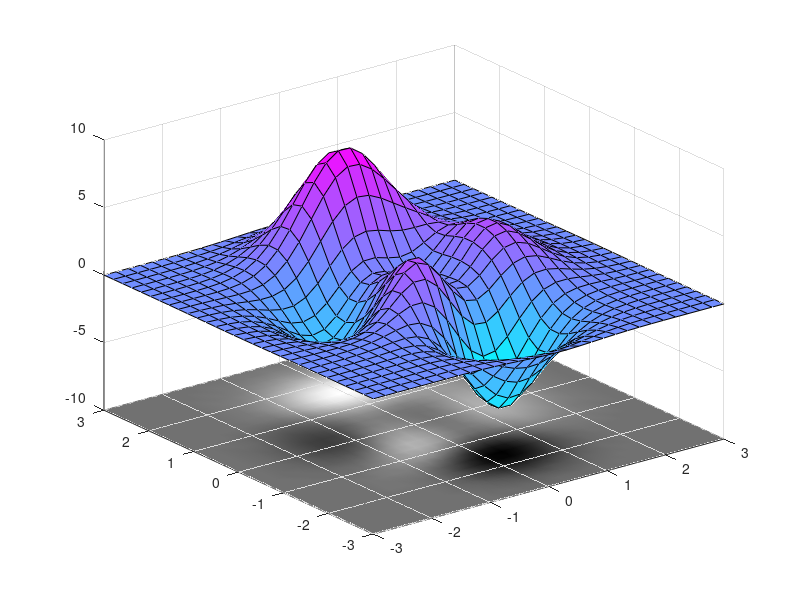

Reproduce this figure in MATLAB.
% Define a colormap that uses the cool colormap and 
% the gray colormap and assign it as the Figure's colormap.
colormap([cool(64);gray(64)])
% Generate some surface data.
[X,Y,Z] = peaks(30);
% Produce the two surface plots.
h(1) = surf(X,Y,Z);
hold on
h(2) = pcolor(X,Y,Z);
hold off
% Move the pcolor to Z = -10.
% The 0*Z is in the statement below to insure that the size
% of the ZData does not change.
set(h(2),'ZData',-10 + 0*Z)
set(h(2),'FaceColor','interp','EdgeColor','interp')
view(3)
% Scale the CData (Color Data) of each plot so that the 
% plots have contiguous, nonoverlapping values.  The range 
% of each CData should be equal. Here the CDatas are mapped 
% to integer values so that they are easier to manage; 
% however, this is not necessary.
% Initially, both CDatas are equal to Z.
m = 64;  % 64-elements is each colormap
cmin = min(Z(:));
cmax = max(Z(:));
% CData for surface
C1 = min(m,round((m-1)*(Z-cmin)/(cmax-cmin))+1); 
% CData for pcolor
C2 = 64+C1;
% Update the CDatas for each object.
set(h(1),'CData',C1);
set(h(2),'CData',C2);
% Change the CLim property of axes so that it spans the 
% CDatas of both objects.
caxis([min(C1(:)) max(C2(:))])